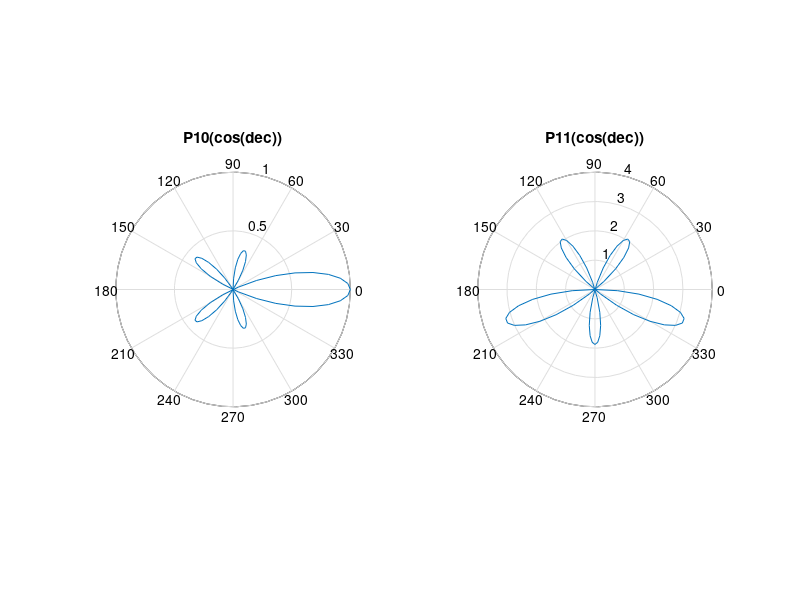
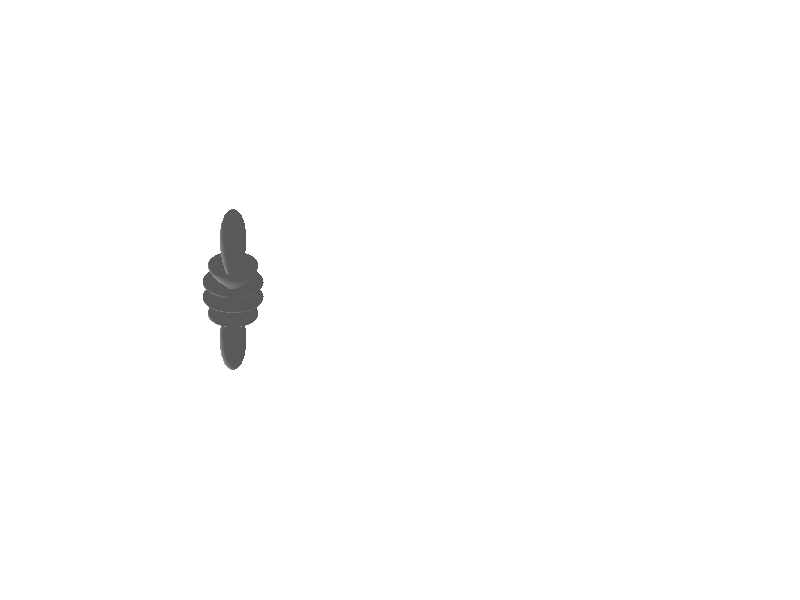

MATLAB code to generate these figures, in order: (Note: this script raises an error after producing the figures.)
function shexp
% shexp
%
% Spherical harmonic experiments
%
% AUTHOR : Mike Tyszka, Ph.D.
% PLACE  : Caltech BIC
% DATES  : 01/07/2002 From scratch

% Angular quantum number
L = 5;

dec_v = 0:(pi/60):pi;     % Elevation range
azi_v = 0:(pi/60):(2*pi); % Azimuth range

% Get an Associated Legendre Polynomial (L = 1, M = 0,1)
P1m = legendre(L,cos(dec_v));

% Plot each component
figure(1); clf
subplot(121), polar(dec_v, real(P1m(1,:))); title('P10(cos(dec))');
subplot(122), polar(dec_v, real(P1m(2,:))); title('P11(cos(dec))');

% Construct surface of rotation of ALP in elevation
[azi,dec] = meshgrid(azi_v,dec_v);
P1m = legendre(L,cos(dec));

Ylm = zeros([2 size(dec)]);
for m = 0:1
  Y1m(m+1,:,:) = abs(squeeze(P1m(m+1,:,:))) .* abs(cos(m * azi));
end

% Extract Y10 and Y11
Y10 = squeeze(Y1m(1,:,:));
Y11 = squeeze(Y1m(2,:,:));

% Convert to cartesian coordinates
[x10,y10,z10] = sph2cart(azi,pi/2-dec,Y10);
[x11,y11,z11] = sph2cart(azi,pi/2-dec,Y11);

figure(2); clf; set(gcf,'color','w');

colormap(gray)

subplot(121), surfl(x10,y10,z10);
axis equal vis3d off
shading interp;
lighting phong
camlight('headlight');

subplot(122), surfl(x11,y11,z11);
axis equal vis3d off
shading interp
lighting phong
camlight('headlight');
